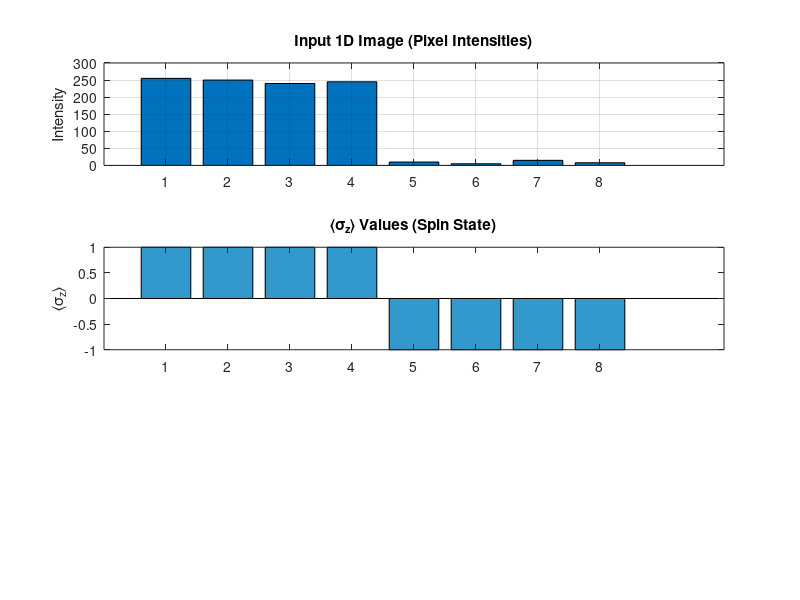

Write MATLAB code to recreate this figure. (Note: this script raises an error after producing the figure.)
clc; clear;

% === 1. Input Image ===
img = [255, 250, 240, 245, 10, 5, 15, 8];
n = length(img);

% === 2. Spin Operators and Identity ===
sx = [0, 1; 1, 0];
sy = [0, 1i; -1i, 0];
sz = [1 0; 0 -1];
I = eye(2);

% === 3. Pixel Similarity → Coupling Strengths J(i) ===
J = zeros(1, n);
for i = 1:n-1
    next = i + 1;%A:removed mod to make it a line segment
    diff = abs(img(i) - img(next));
    J(i) = exp(-diff / 50);  % similarity-based coupling
end

% === 4. Construct Ising-like Hamiltonian ===
H = zeros(2^n);

% (a) Interaction: -J(i) * σz_i * σz_{i+1}
for i = 1:n
    opA = 1;
    opB = 1;
    opC = 1;
    for j = 1:n
        if j == i || j == i + 1 %A:removed mod to make it a line segment
            A = sx;
            B = sy;
            C = sz;
        else
            A = I;
            B = I;
            C = I;
        end
        opA = kron(opA, A);
        opB = kron(opB, B);
        opC = kron(opC, C);
    end
    H = H - J(i) * (opA + opB + opC);
end

% (b) Label constraints: pixel 2 = +1, pixel 6 = –1
label_strength = 2.0;
label_indices = [2, 6];
label_targets = [+1, -1];

for k = 1:length(label_indices)
    i = label_indices(k);
    target = label_targets(k);

    op = 1;
    for j = 1:n
        A = (j == i) * sz + (j ~= i) * I;
        op = kron(op, A);
    end
    H = H - label_strength * target * op;
end

% === 5. Solve for Ground State ===
[evecs, evals] = eig(H);
[~, idx] = min(diag(evals));
ground_state = evecs(:, idx);

% === 6. Measure ⟨σz⟩ for Each Pixel ===
expect_vals = zeros(1, n);
for i = 1:n
    op = 1;
    for j = 1:n
        A = (j == i) * sz + (j ~= i) * I;
        op = kron(op, A);
    end
    expect_vals(i) = real(ground_state' * op * ground_state);
end

% === 7. Assign Segments ===
segments = expect_vals >= 0;

% === 8. Plotting ===
figure;

subplot(3,1,1);
bar(img);
title('Input 1D Image (Pixel Intensities)');
ylabel('Intensity');
xticks(1:n);
grid on;

subplot(3,1,2);
bar(expect_vals, 'FaceColor', [0.2 0.6 0.8]);
title('⟨σ_z⟩ Values (Spin State)');
ylabel('⟨σ_z⟩');
xticks(1:n);
yline(0, '--k');
grid on;

subplot(3,1,3);
bar(segments, 'FaceColor', [0.9 0.5 0.2]);
title('Segment Assignment (1 = Foreground, 0 = Background)');
xlabel('Pixel Index');
ylabel('Segment');
xticks(1:n);
ylim([-0.5 1.5]);
grid on;